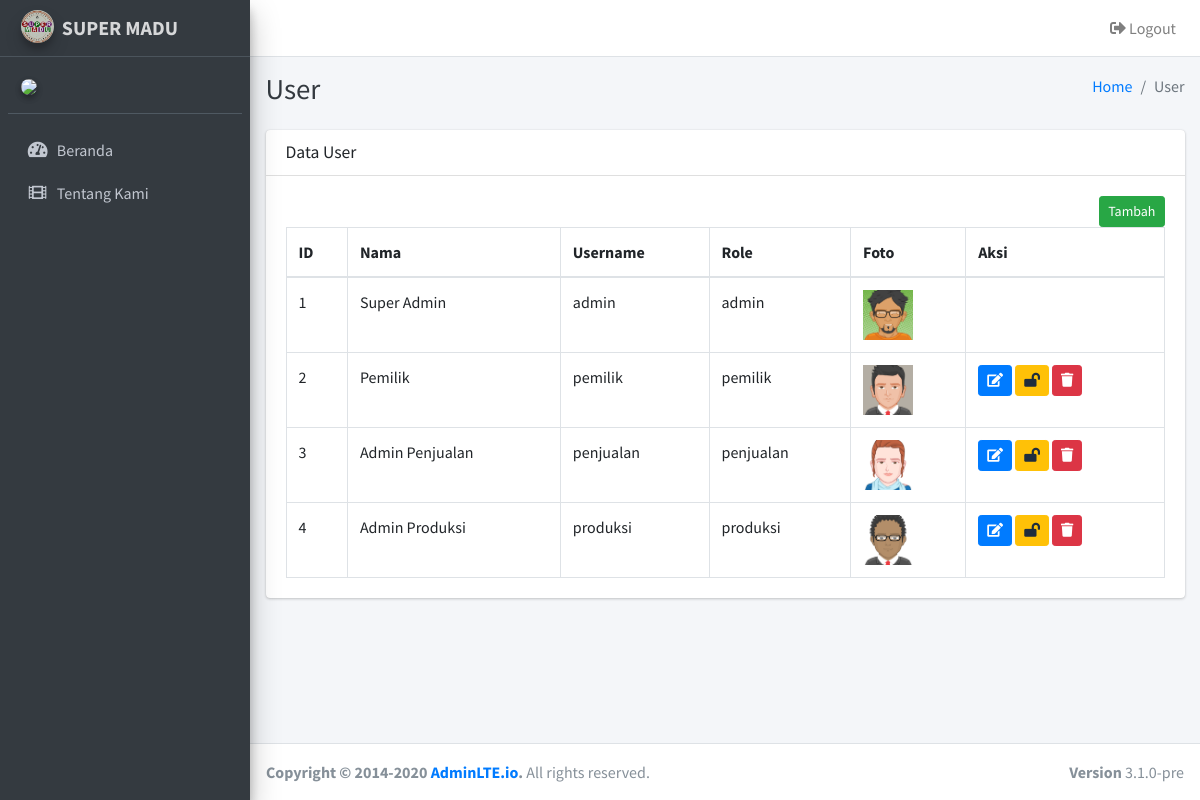
The app's page /index.php/user with its own data.
### tables this page shows
CREATE TABLE `user` (
  `id` int(11) NOT NULL,
  `username` varchar(255) NOT NULL,
  `password` varchar(255) NOT NULL,
  `nama` varchar(255) NOT NULL,
  `foto` varchar(255) DEFAULT NULL,
  `role` varchar(255) NOT NULL
);

### application/controllers/User.php (called while the page is built, shortened)
<?php
class User extends CI_Controller {
	function __construct(){
		$this->load->model('ModelUser');
	}
	public function index()
	{
		$data["user"] = $this->ModelUser->get_all()->result();
		$this->load->view('user', $data);
	}
}

### index.php (called while the page is built, shortened)
<?php
require_once BASEPATH.'core/CodeIgniter.php';

### application/models/ModelUser.php (called while the page is built, shortened)
<?php
class ModelUser extends CI_Model
{
	public function get_all()
	{
		return $this->db->get("user");
	}
}

### application/views/user.php (the view, shortened to what this page needs)
<div class="content-wrapper">
	<div class="content-header">
		<div class="container-fluid">
			<div class="row mb-2">
				<div class="col-sm-6">
					<h1 class="m-0 text-dark">User</h1>
				</div>
				<div class="col-sm-6">
					<ol class="breadcrumb float-sm-right">
						<li class="breadcrumb-item"><a href="<?=base_url()?>">Home</a></li>
						<li class="breadcrumb-item active">User</li>
					</ol>
				</div>
			</div>
		</div>
	</div>
	<section class="content">
		<div class="container-fluid">
			<div class="row">
				<div class="col-12">
					<div class="card">
						<div class="card-header">
							<h3 class="card-title">Data User</h3>
						</div>
						<div class="card-body">
							<button type="button" class="btn btn-success btn-sm float-right" data-toggle="modal" data-target="#modal-default">
								Tambah
							</button>
							<table id="dataTable" class="table table-bordered table-hover">
								<thead>
								<tr>
									<th>ID</th>
									<th>Nama</th>
									<th>Username</th>
									<th>Role</th>
									<th>Foto</th>
									<th>Aksi</th>
								</tr>
								</thead>
								<tbody>
								<?php $no = 1; foreach ($user as $i) {?>
								<tr>
									<td><?=$no++?></td>
									<td><?=$i->nama?></td>
									<td><?=$i->username?></td>
									<td><?=$i->role?></td>
									<td><img width="50" height="50" src="<?=base_url('assets/foto_user/').$i->foto?>"></td>
									<td>
										<?php if ($i->role != "admin") { ?>
											<button class="btn btn-primary btn-sm" onclick="edit(<?=$i->id?>)">
												<i class="fas fa-edit"></i>
											</button>
											<button class="btn btn-warning btn-sm" onclick="change_password(<?=$i->id?>)">
												<i class="fas fa-lock-open"></i>
											</button>
											<a class="btn btn-danger btn-sm" onclick="return confirm('Apakah anda yakin ingin menghapus data ini ?')"
											   href="<?=site_url('user/delete/'.$i->id)?>">
												<i class="fas fa-trash"></i>
											</a>
										<?php } ?>
									</td>
								</tr>
								<?php } ?>
								</tbody>
							</table>
						</div>
					</div>
				</div>
			</div>
		</div>
	</section>
</div>

### records on screen
user: nama "Super Admin", username "admin", role "admin", foto (picture)
user: nama "Pemilik", username "pemilik", role "pemilik", foto (picture)
user: nama "Admin Penjualan", username "penjualan", role "penjualan", foto (picture)
user: nama "Admin Produksi", username "produksi", role "produksi", foto (placeholder picture)
